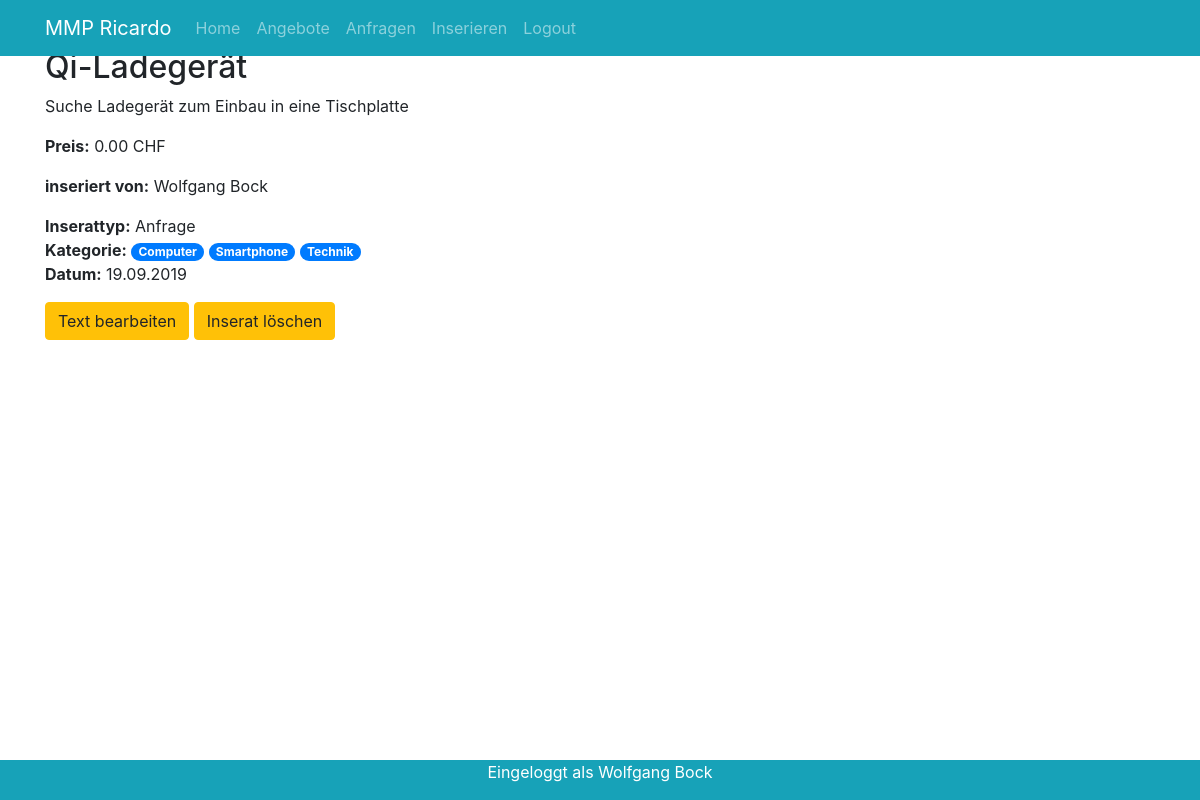
Page /web_final/subsite/details.php?item=2 (signed in) on the committed database.
### tables this page shows
CREATE TABLE `items` (
  `id` int(11) UNSIGNED NOT NULL,
  `user_id` int(11) UNSIGNED NOT NULL,
  `title` varchar(255) NOT NULL,
  `description` text NOT NULL,
  `price` decimal(10,2) NOT NULL,
  `insert_time` timestamp NOT NULL DEFAULT CURRENT_TIMESTAMP ON UPDATE CURRENT_TIMESTAMP,
  `type` int(1) NOT NULL COMMENT '1 für Angebot; 2 für Anfrage',
  `img` varchar(255) DEFAULT NULL
);

CREATE TABLE `users` (
  `id` int(11) UNSIGNED NOT NULL,
  `email` varchar(100) NOT NULL,
  `password` varchar(50) NOT NULL,
  `firstname` varchar(50) NOT NULL,
  `lastname` varchar(50) NOT NULL,
  `regtime` timestamp NOT NULL DEFAULT CURRENT_TIMESTAMP ON UPDATE CURRENT_TIMESTAMP,
  `role` varchar(25) NOT NULL,
  `img` varchar(255) DEFAULT NULL
);

### web_final/system/data.php (called while the page is built, shortened)
<?php
function get_db_connection(){
  global $db_host, $db_name, $db_user, $db_pass, $db_charset;
  $dsn = "mysql:host=$db_host;dbname=$db_name;charset=$db_charset";
  $options = [
      PDO::ATTR_ERRMODE            => PDO::ERRMODE_EXCEPTION,
      PDO::ATTR_DEFAULT_FETCH_MODE => PDO::FETCH_ASSOC,
      PDO::ATTR_EMULATE_PREPARES   => false
  ];
  try {
       $db = new PDO($dsn, $db_user, $db_pass, $options);
  } catch (\PDOException $e) {
       throw new \PDOException($e->getMessage(), (int)$e->getCode());
  }
  return $db;
}
function get_user_by_id($id){
  $db = get_db_connection();
  $sql = "SELECT * FROM users WHERE id = $id;";
  $result = $db->query($sql);
  return $result->fetch();
}
function get_categories_by_id($id){
  $db = get_db_connection();
  $sql = "SELECT category_id FROM item_has_category WHERE item_id = $id;";
  $result = $db->query($sql);
  return $result->fetchAll(PDO::FETCH_COLUMN);
}
function get_item_by_id($id){
  $db = get_db_connection();
  $sql = "SELECT * FROM items WHERE id = $id;";
  $result = $db->query($sql);
  return $result->fetch();
}

### web_final/templates/session_handler.php (called while the page is built, shortened)
<?php
if(isset($_SESSION['userid'])){
  $user = get_user_by_id($_SESSION['userid']);
  $user_id = $user['id'];
}else{
  $logged_in = false;
  $log_in_out_text = "Anmelden";
}
?>

### web_final/subsite/details.php (the view, shortened to what this page needs)
<?php
require_once('../system/config.php');
require_once('../system/data.php');
require_once('../templates/session_handler.php');
if(isset($_GET['item'])){
  $item = get_item_by_id($_GET['item']);
  $item_user = get_user_by_id($item['user_id']);
  if($item['type'] == 1){
    $type = "Angebot";
  }else{
    $type = "Anfrage";
  }
  $categories = get_categories_by_id($item['id']);
  $categoy_text = '';
  foreach ($categories as $category) {
    $categoy_text .= ' <span class="badge badge-pill badge-primary"> '.$category .'</span> ';
  }
  $date = new DateTime($item['insert_time']);
}
?>
<!DOCTYPE html>
<html>
<head>
<?php
include_once('../templates/page_head.php');
?>
</head>
<body class="py-5">
  <div class="container">
<?php include_once('../templates/menu.php') ?>
    <section class="content">
        <h2><?php echo $item['title'];  ?></h2>
        <p><?php echo nl2br($item['description']); ?>
        </p>
<?php if(!empty($item['price'])) {  ?>
	      <p class="preis"><strong>Preis:</strong> <?php echo $item['price']; ?> CHF</p>
<?php } else { ?>
	      <p class="preis"><strong>Preis:</strong> auf Anfrage</p>
<?php }?>
        <p><strong>inseriert von:</strong> <?php echo $item_user['firstname']." ".$item_user['lastname']; ?></p>
        <p class="tag">
            <span><strong>Inserattyp:</strong> <?php echo $type; ?></span> <br>
            <span><strong>Kategorie:</strong> <?php echo $categoy_text; ?> </span> <br>
            <span><strong>Datum:</strong> <?php echo $date->format('d.m.Y');  ?></span>
        </p>
    </section>
<?php
  if(isset($user_id) && $user_id == $item['user_id']) {
?>
	      <a href="edit.php?id=<?php echo $item['id']; ?>"  <button type="button" class="btn btn-warning">Text bearbeiten</button></a>
        <a href="delete.php?item=<?php echo $item['id']; ?>"  <button type="button" class="btn btn-warning">Inserat löschen</button></a>
<?php }?>
  </div>
<?php include_once('../templates/footer.php') ?>
</body>
</html>

### web_final/templates/footer.php
<?php if(isset($user_id)){  ?>
  <footer class="fixed-bottom bg-info text-white text-center">
      <p>Eingeloggt als <?php echo  $user['firstname'] . " " . $user['lastname']; ?></p>
  </footer>
<?php } ?>

### rows in the picture
items: title "Qi-Ladegerät", description "Suche Ladegerät zum Einbau in eine Tischplatte", price "0.00", type "Anfrage", insert_time "19.09.2019"
users: firstname "Wolfgang", lastname "Bock"

### other values in the picture
$log_in_out_text "Logout"
$category "Computer"
$category "Smartphone"
$category "Technik"
